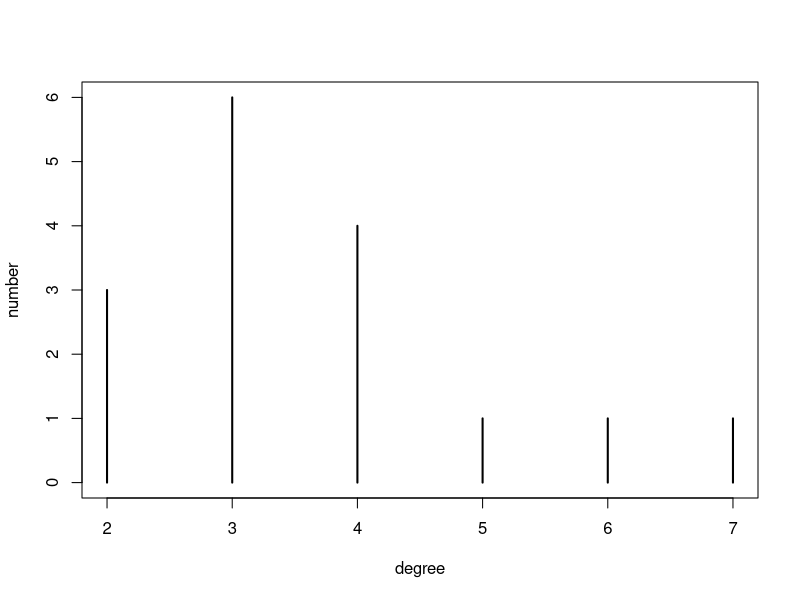

R code for this plot: (Note: this script raises an error after producing the figure.)
# Set working directory
setwd("~/MethodsR/Statistical-Analysis-of-Networks")

# Install packages
install_package <- function(pkg){
  new.pkg <- pkg[!(pkg %in% installed.packages()[, "Package"])]
  if (length(new.pkg)) 
    install.packages(new.pkg, dependencies = TRUE)
  sapply(pkg, require, character.only = TRUE)
}

install_package(c(
  "dplyr",
  "igraph",
  "data.table",
  "RSiena",
  "network",
  "sna"
))

###############################
# High Tribe Example
###############################

#Read in data: HighTribe
HighTribe <- read.table('./Data/RedHighlandTribes.txt')
HighTribePos <- HighTribe[1:16,] #all columns, only rows from 1 to 16
rowSums(HighTribePos) #Nodal degrees
table(rowSums(HighTribePos)) #Degree distribution

#Plotting degree distribution:
plot(table(rowSums(HighTribePos)), ylab='number',xlab='degree')

#Find the total number of ties
sum(HighTribePos)/2

#Plotting network:
HighNet <- as.network(HighTribePos, directed= FALSE)
plot(HighNet)

#Calculating Density
n <- dim(HighTribePos)
sum(HighTribePos)/(n*(n-1)) #24% of all possible ties exist in the network

gden(HighNet) #Easy function to find density from SNA package

#Geodesic distances 
Distances <- geodist(HighNet)
Distances$gdist #Print geodesic matrix
Distances$counts #of geodecis
table( Distances$gdist[ lower.tri(Distances$gdist)] ) #To tabulate:
plot(table( Distances$gdist[ lower.tri(Distances$gdist) ] ) ) #Plot

###############################
# Zachary Example
###############################

#Read in data: Zachary
Zachary <- read.table('./Data/zachary.txt')

#Plotting network:
aNet <- as.network(Zachary[1:34,] , directed= FALSE)
plot(aNet)
plot(table(rowSums(Zachary)),ylab='') #Plotting degree distribution:

gden(aNet) 

